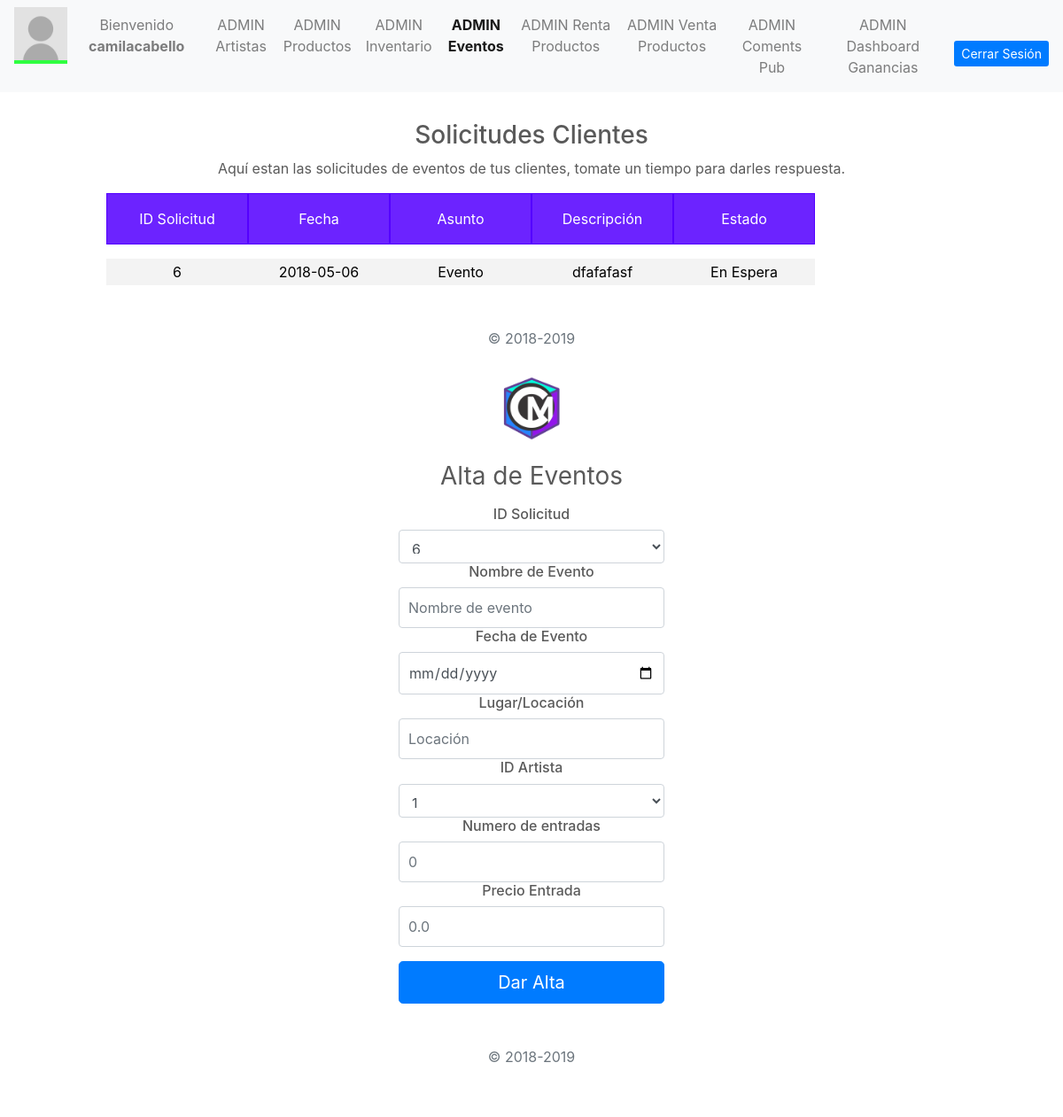
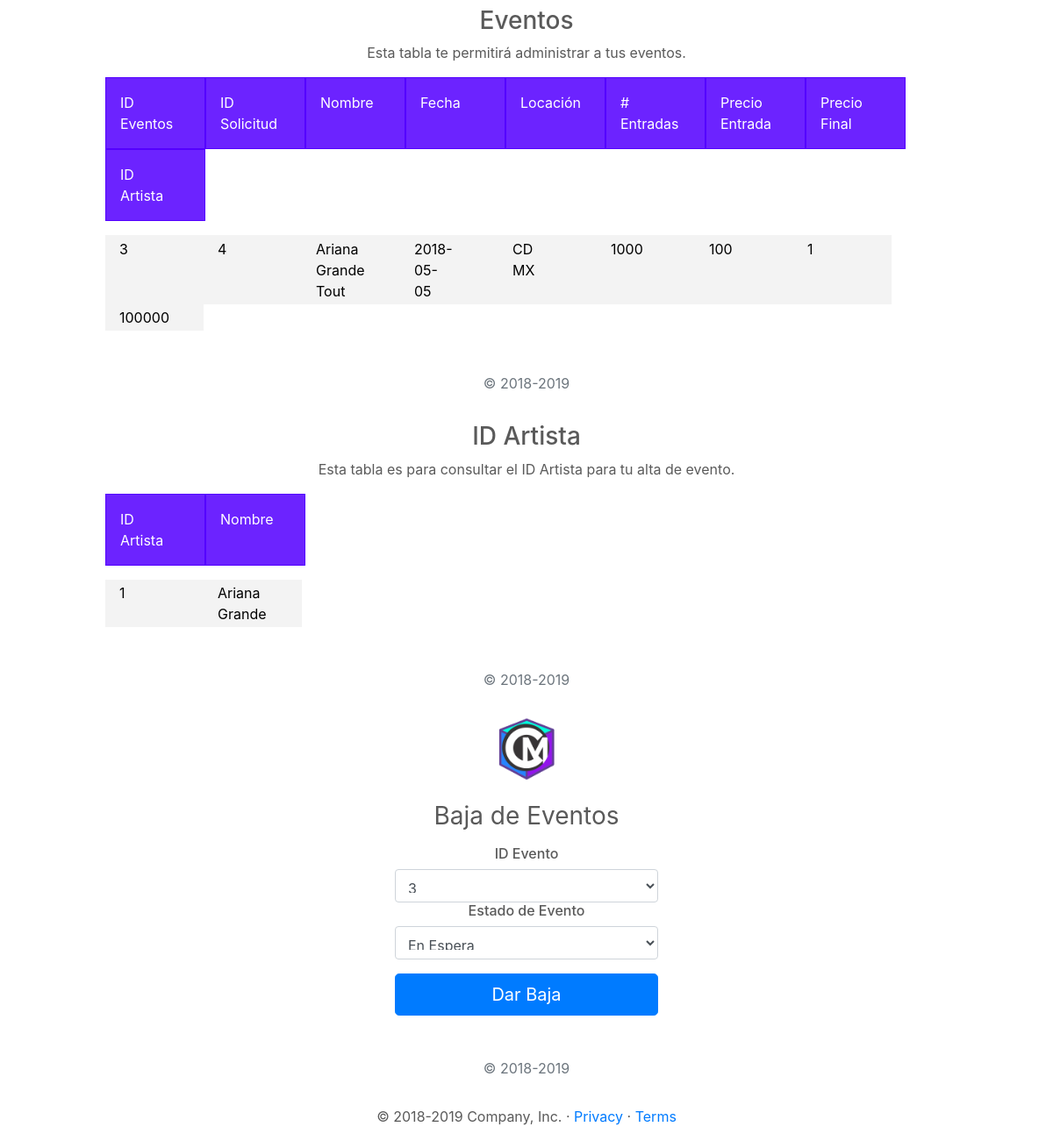
Screenshot of /UserAdmin/AdminEvents.php (signed in) with the database file from the repository (2 pictures, top to bottom).
### tables this page shows
CREATE TABLE `solicitud` (
  `idSolicitud` int(11) NOT NULL,
  `idUsuario` int(11) NOT NULL,
  `fecha` date NOT NULL,
  `asunto` varchar(50) NOT NULL,
  `descripcion` varchar(400) NOT NULL,
  `estado` varchar(50) NOT NULL
);

CREATE TABLE `evento` (
  `idEvento` int(11) NOT NULL,
  `idSolicitud` int(11) DEFAULT NULL,
  `nombre` varchar(100) NOT NULL,
  `fecha` date NOT NULL,
  `locacion` varchar(100) NOT NULL,
  `idArtista` int(11) NOT NULL,
  `numeroEntradas` int(11) NOT NULL,
  `precioEntrada` float NOT NULL,
  `precioTotal` float NOT NULL
);

CREATE TABLE `artista` (
  `idArtista` int(11) NOT NULL,
  `nombre` varchar(50) NOT NULL,
  `genero` varchar(50) NOT NULL,
  `biografia` varchar(200) NOT NULL,
  `precioContratacion` float NOT NULL
);

### PHP/DBConexion.php (called while the page is built, shortened)
<?php
class User
{
    private $db;
    public function __construct($host, $port, $dbname, $dbuser, $password) {
        $dsn = "mysql:host=$host; dbname=$dbname;";
        try{
            $this->db = new PDO($dsn, $dbuser, $password);
            $this->db->setAttribute(PDO::ATTR_ERRMODE,PDO::ERRMODE_EXCEPTION);
        }
        catch(PDOException $ex)
        {
            echo 'Error en conexión con la conecion a la BD' . $ex.getMessage();
            die();
        }
    }
    public function consultArtist(){
        try {
            $sql = "SELECT * FROM `artista`";
            $artists = $this->db->prepare($sql);
            $artists->execute();
            $table = $artists;
            return $table;
        }
        catch (PDOException $ex) {
            echo "Error al obtener la tabla de artistas." . $ex->getMessage();
        }
    }
    public function consultSolicEvent(){
        try {
            $option = "Evento";
            $state = "En Espera";
            $sql = "SELECT * FROM `solicitud` WHERE `asunto` = ? AND `estado` = ?";
            $solicitudE = $this->db->prepare($sql);
            $solicitudE->execute(array($option, $state));
            $table = $solicitudE;
            return $table;
        }
        catch (PDOException $ex) {
            echo "Error al obtener la tabla de solicitud de Eventos." . $ex->getMessage();
        }
    }
    public function consultEvent(){
        try {
            $sql = "SELECT * FROM `evento`";
            $events = $this->db->prepare($sql);
            $events->execute();
            $table = $events;
            return $table;
        }
        catch (PDOException $ex) {
            echo "Error al obtener la tabla de evento." . $ex->getMessage();
        }
    }
}

### PHP/ConsultSolicEvent.php (called while the page is built)
<?php
include 'DBconexion.php';
$consult = new User("localhost", "", "dbcirculomusical", "root", "");
$consultSE = $consult->consultSolicEvent();
$consultSE1 = $consult->consultSolicEvent();
$consultIDA = $consult->consultArtist();
$consultA =  $consult->consultArtist();
$consultE = $consult->consultEvent();
$consultIDE = $consult->consultEvent();
?>

### UserAdmin/AdminEvents.php (the view, shortened to what this page needs)
<?php
    include '../PHP/ConsultSolicEvent.php';
?>
  <!doctype html>
  <html lang="en">
  <head>
    <link href="../bootstrap/dist/css/bootstrap.min.css" rel="stylesheet">
    <link href="adminStyle.css" rel="stylesheet">
    <link href="grid.css" rel="stylesheet">
  </head>
  <body class="text-center">
    <nav class="navbar navbar-expand-md navbar-light bg-light">
      <div class="collapse navbar-collapse" id="navbarCollapse">
        <ul class="navbar-nav mr-auto">
          <li>
            <img src="../resources/userImage.jpg">
          </li>
          <li class="nav-item">
            <p class="nav-link nameUser">
              <?php
                      echo "Bienvenido ". "<b>{$_SESSION['loginuser']}</b>";
                  ?>
            </p>
          </li>
          <li class="nav-item ">
            <a class="nav-link" href="../UserAdmin/AdminArtist.php">ADMIN Artistas</a>
          </li>
          <li class="nav-item">
            <a class="nav-link" href="../UserAdmin/AdminProducts.php">ADMIN Productos</a>
          </li>
          <li class="nav-item ">
            <a class="nav-link" href="../UserAdmin/AdminInvent.php">ADMIN Inventario</a>
          </li>
          <li class="nav-item active font-weight-bold">
            <a class="nav-link" href="../UserAdmin/AdminEvents.php">ADMIN Eventos</a>
          </li>
          <li class="nav-item ">
            <a class="nav-link" href="../UserAdmin/AdminRenta.php">ADMIN Renta Productos</a>
          </li>
          <li class="nav-item ">
            <a class="nav-link" href="../UserAdmin/AdminVenta.php">ADMIN Venta Productos</a>
          </li>
          <li class="nav-item ">
            <a class="nav-link" href="../UserAdmin/AdminComents.php">ADMIN Coments Pub</a>
          </li>
          <li class="nav-item ">
            <a class="nav-link" href="../UserAdmin/AdminDashboard.php">ADMIN Dashboard Ganancias</a>
          </li>
        </ul>
        <a class="btn btn-sm  btn-primary btnLogin" href="../PHP/DBCloseConexion.php">Cerrar Sesión</a>
      </div>
    </nav>
    <div class="table-consult">
      <h3>Solicitudes Clientes</h3>
      <p>Aquí estan las solicitudes de eventos de tus clientes, tomate un tiempo para darles respuesta.</p>
      <div class="row">
        <div class="col-md-2 headerTableA">ID Solicitud</div>
        <div class="col-md-2 headerTableA">Fecha</div>
        <div class="col-md-2 headerTableA">Asunto</div>
        <div class="col-md-2 headerTableA">Descripción</div>
        <div class="col-md-2 headerTableA">Estado</div>
      </div>
      <?php
        while($s = $consultSE->fetch(PDO::FETCH_ASSOC))
        {
          echo '<div class="row"> <div class="col-md-2">'.$s['idSolicitud'].'</div> <div class="col-md-2">'.$s['fecha'].'</div> <div class="col-md-2">'.$s['asunto'].'</div> <div class="col-md-2">'.$s['descripcion'].'</div> <div class="col-md-2">'.$s['estado'].'</div> </div>';
        }
      ?>
        <p class="mt-5 mb-3 text-muted">&copy; 2018-2019</p>
    </div>
    <form class="form-signin" action="../PHP/InsertEvent.php" method="POST">
      <a href="../Cover/Cover.html">
        <img class="mb-4" src="../resources/iconCM.png" alt="" width="72" height="72">
      </a>
      <h1 class="h3 mb-3 font-weight-normal">Alta de Eventos</h1>
      <h6>ID Solicitud</h6>
      <select name="idSolic" class="form-control" required autofocus>
        <?php
        while($d = $consultSE1->fetch(PDO::FETCH_ASSOC))
        {
          echo'<option value='.$d['idSolicitud'].'>'.$d['idSolicitud'] .' </option>';
        }
      ?>
      </select>
      <h6>Nombre de Evento</h6>
      <input type="text" name="nombreEve" class="form-control" placeholder="Nombre de evento" required autofocus>
      <h6>Fecha de Evento</h6>
      <input type="date" class="form-control" name="fechaEve" value="" placeholder="Fecha Evento" required>
      <h6>Lugar/Locación</h6>
      <input type="text" name="locacionEve" class="form-control" placeholder="Locación" required autofocus>
      <h6>ID Artista</h6>
      <select name="idArt" class="form-control" required autofocus>
        <?php
        while($d = $consultIDA->fetch(PDO::FETCH_ASSOC))
        {
          echo'<option value='.$d['idArtista'].'>'.$d['idArtista'] .' </option>';
        }
      ?>
      </select>
      <h6>Numero de entradas</h6>
      <input type="number" placeholder="0" min="0" name="numEntradas" class="form-control" required>
      <h6>Precio Entrada</h6>
      <input type="number" placeholder="0.0" step="0.01" min="0" id="precioEntrada" name="precioEntrada" class="form-control" required>
      <button class="btn btn-lg btn-primary btn-block" type="submit">Dar Alta</button>
      <p class="mt-5 mb-3 text-muted">&copy; 2018-2019</p>
    </form>
    <div class="table-consult">
      <h3>Eventos</h3>
      <p>Esta tabla te permitirá administrar a tus eventos.</p>
      <div class="row">
        <div class="col-1 headerTableA">ID Eventos</div>
        <div class="col-1 headerTableA">ID Solicitud</div>
        <div class="col-1 headerTableA">Nombre</div>
        <div class="col-1 headerTableA">Fecha</div>
        <div class="col-1 headerTableA">Locación</div>
        <div class="col-1 headerTableA"># Entradas</div>
        <div class="col-1 headerTableA">Precio Entrada</div>
        <div class="col-1 headerTableA">Precio Final</div>
        <div class="col-1 headerTableA">ID Artista</div>
      </div>
      <?php
        while($e = $consultE->fetch(PDO::FETCH_ASSOC))
        {
          echo '<div class="row"> <div class="col-1">'.$e['idEvento'].'</div> <div class="col-1">'.$e['idSolicitud'].'</div> <div class="col-1">'.$e['nombre'].'</div> <div class="col-1">'.$e['fecha'].'</div> <div class="col-1">'.$e['locacion'].'</div> <div class="col-1">'.$e['numeroEntradas'].'</div> <div class="col-1">'.$e['precioEntrada'].'</div> <div class="col-1">'.$e['idArtista'].'</div> <div class="col-1">'.$e['precioTotal'].'</div> </div>';
        }
      ?>
        <p class="mt-5 mb-3 text-muted">&copy; 2018-2019</p>
    </div>
    <div class="table-consult">
      <h3>ID Artista</h3>
      <p>Esta tabla es para consultar el ID Artista para tu alta de evento.</p>
      <div class="row">
        <div class="col-1 headerTableA">ID Artista</div>
        <div class="col-1 headerTableA">Nombre</div>
      </div>
      <?php
        while($a = $consultA->fetch(PDO::FETCH_ASSOC))
        {
          echo '<div class="row"> <div class="col-1">'.$a['idArtista'].'</div> <div class="col-1">'.$a['nombre'].'</div> </div>';
        }
      ?>
        <p class="mt-5 mb-3 text-muted">&copy; 2018-2019</p>
    </div>
    <form class="form-signin" action="../PHP/DeleteEvent.php" method="POST">
      <a href="../Cover/Cover.html">
        <img class="mb-4" src="../resources/iconCM.png" alt="" width="72" height="72">
      </a>
      <h1 class="h3 mb-3 font-weight-normal">Baja de Eventos</h1>
      <h6>ID Evento </h6>
        <select name="idEve" class="form-control" required autofocus>
          <?php
        while($d = $consultIDE->fetch(PDO::FETCH_ASSOC))
        {
          echo'<option value='.$d['idEvento'].'>'.$d['idEvento'] .' </option>';
        }
      ?>
        </select>
        <h6>Estado de Evento</h6>
        <select name="estadoBaja" class="form-control" required autofocus>
          <option value="En Espera">En Espera</option>
        </select>
        <button class="btn btn-lg btn-primary btn-block" type="submit">Dar Baja</button>
        <p class="mt-5 mb-3 text-muted">&copy; 2018-2019</p>
    </form>
    <main role="main">
      <footer class="container">
        <p>&copy; 2018-2019 Company, Inc. &middot;
          <a href="#">Privacy</a> &middot;
          <a href="#">Terms</a>
        </p>
      </footer>
    </main>
  </body>
  </html>

### UserAdmin/adminStyle.css (style rules this page uses)
.navbar img { height: 4rem; border-bottom: 0.3rem solid rgb(47, 255, 64); }
body { color: #5a5a5a; }
.nameUser { margin: 0 1rem; }
.btn { margin-top: 1rem; }
.btnSignup, .btnLogin { border: none; margin-left: 0.5rem; }
.form-signin { width: 100%; max-width: 330px; padding: 15px; margin: auto; }
.form-signin .form-control { position: relative; box-sizing: border-box; height: auto; padding: 10px; font-size: 16px; }

### UserAdmin/grid.css (style rules this page uses)
.table-consult { width: 100%; }
h3 { margin-top: 2rem; }
.row { width: 80%; margin: 0 auto; margin-bottom: 1rem; }
.col-1 { padding-left: 1rem; padding-right: 6rem; text-align: center; }
[class*="col-"] { color:white; padding-top: 0.2rem; padding-bottom: 0.2rem; background-color: rgba(230, 230, 230, 0.479); border: rgba(230, 230, 230, 0.479); color: black; }
.headerTableA { background-color: rgba(85, 0, 255, 0.863); border: 1px solid #5400FF; color:white; padding-top: 1rem; padding-bottom: 1rem; }

### rows the page displays
solicitud: idSolicitud "6", fecha "2018-05-06", asunto "Evento", descripcion "dfafafasf", estado "En Espera"
evento: idEvento "3", idSolicitud "4", nombre "Ariana Grande Tout", fecha "2018-05-05", locacion "CD MX", numeroEntradas "1000", precioEntrada "100", idArtista "1", precioTotal "100000"
artista: idArtista "1", nombre "Ariana Grande"

### other values shown
$_SESSION['loginuser'] "camilacabello"
form field idSolic "6"
form field idArt "1"
form field idEve "3"
